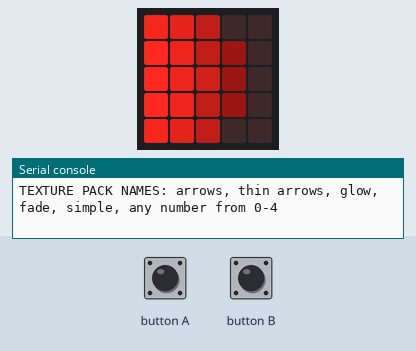
Simulated run of this program. Board: BBC micro:bit running MicroPython. On the bench: the board's 5×5 LED display, the last lines printed to the serial console. The test bench sets the inputs (shaded band). Dim RGB values are drawn brighter than linear; random numbers come from a fixed seed.

Above: at 1.2 s.
1.3 s: button A pressed for 3.2 s
At 1.7 s:
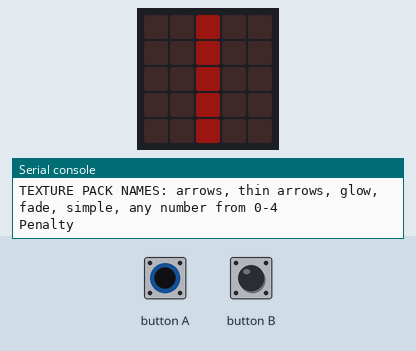
At 5.7 s:
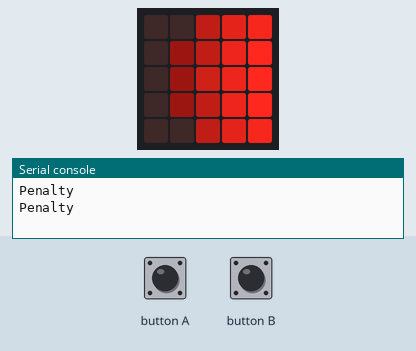
6.0 s: button B pressed for 0.15 s
9.1 s: button B pressed for 1 s
At 10.7 s:
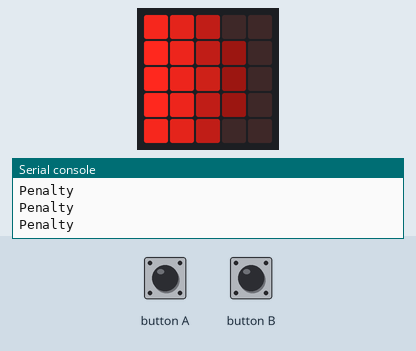
Timing chart, 0 to 12.2 s (numbered marks = the images above; inputs shaded):
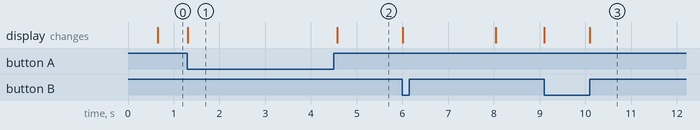

The program:

microbit_reaction_time_test.py
```python
# REACTION TIME TEST

from microbit import *
from random import randint
from utime import ticks_ms

print("TEXTURE PACK NAMES: arrows, thin arrows, glow, fade, simple, any number from 0-4")

texture_pack_name = "glow"
texture_packs = [
    [Image.ARROW_W, Image.ARROW_E, " "],
    ["<", ">", " "],
    [Image("86300:97310:97410:97310:86300"), Image("00368:01379:01479:01379:00368"), Image("00100:00100:00100:00100:00100")],
    [Image("97531:97531:97531:97531:97531"), Image("13579:13579:13579:13579:13579"), Image("01210:01210:01210:01210:01210")],
    [Image("99500:99500:99500:99500:99500"), Image("00599:00599:00599:00599:00599"), Image("00000:00000:00000:00000:00000")],
]

def get_texture_pack_index_from_name(name):
    if name == "arrows":
        return 0
    if name == "thin arrows":
        return 1
    if name == "glow":
        return 2
    if name == "fade":
        return 3
    if name == "simple":
        return 4
    else:
        return int(name)

left_image, right_image, waiting_image = texture_packs[get_texture_pack_index_from_name(texture_pack_name)]

minimum_wait_time = 100
maximum_wait_time = 3000
penalty = 0
number_of_penalties = 0
number_of_trials = 20
trials = 0
all_reaction_times = []
total_reaction_time = 0
while True:
    if button_a.is_pressed() or button_b.is_pressed():
        number_of_penalties += 1
        total_reaction_time += penalty
        print("Penalty")

    wait_for_this_long = randint(minimum_wait_time, maximum_wait_time)
    display.show(waiting_image)

    sleep(wait_for_this_long)
    time_arrows_were_shown = ticks_ms()

    left_or_right = randint(0, 1)
    if left_or_right == 0: # Left
        display.show(left_image)

        while True:
            if button_a.is_pressed(): # Correct, left
                how_long_it_took_to_react = ticks_ms() - time_arrows_were_shown
                break

            if button_b.is_pressed(): # Wrong, right
                number_of_penalties += 1
                total_reaction_time += penalty
                print("Penalty")

    else: # Right
        display.show(right_image)

        while True:
            if button_a.is_pressed(): # Wrong, left
                number_of_penalties += 1
                total_reaction_time += penalty
                print("Penalty")

            if button_b.is_pressed(): # Correct, right
                how_long_it_took_to_react = ticks_ms() - time_arrows_were_shown
                break

    display.clear()
    all_reaction_times.append(how_long_it_took_to_react)
    total_reaction_time += how_long_it_took_to_react
    trials += 1
    if trials == number_of_trials:
        break

slowest_reaction_time = max(all_reaction_times)
fastest_reaction_time = min(all_reaction_times)
average_reaction_time = total_reaction_time / number_of_trials

results_list = [
    ["minimum_wait_time", minimum_wait_time],
    ["maximum_wait_time", maximum_wait_time],
    ["penalty", penalty],
    ["number_of_penalties", number_of_penalties],
    ["number_of_trials", number_of_trials],
    ["all_reaction_times", all_reaction_times],
    ["total_reaction_time", total_reaction_time],
    ["slowest_reaction_time", slowest_reaction_time],
    ["fastest_reaction_time", fastest_reaction_time],
    ["average_reaction_time", average_reaction_time]
]

for result_name, value in results_list:
    print(result_name, value)

display.scroll("Avg: {} ms".format(average_reaction_time))
sleep(1000)
display.scroll("Pnt: {}".format(number_of_penalties))
sleep(1000)
```

Measured:
- after the input at 1.3 s, the display: changes at once (image 1)
- after the input at 9.1 s, the display: first changes at once (image 3 shows a later state)
